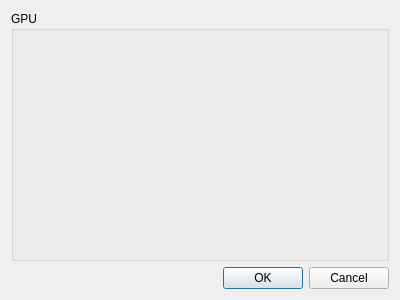
<?xml version="1.0" encoding="UTF-8"?>
<ui version="4.0">
 <class>SelectGPUWindow</class>
 <widget class="QDialog" name="SelectGPUWindow">
  <property name="geometry">
   <rect>
    <x>0</x>
    <y>0</y>
    <width>400</width>
    <height>300</height>
   </rect>
  </property>
  <property name="windowTitle">
   <string>Select GPU</string>
  </property>
  <layout class="QVBoxLayout" name="verticalLayout">
   <item>
    <widget class="QGroupBox" name="groupBox">
     <property name="title">
      <string>GPU</string>
     </property>
    </widget>
   </item>
   <item>
    <widget class="QDialogButtonBox" name="buttonBox">
     <property name="orientation">
      <enum>Qt::Horizontal</enum>
     </property>
     <property name="standardButtons">
      <set>QDialogButtonBox::Cancel|QDialogButtonBox::Ok</set>
     </property>
    </widget>
   </item>
  </layout>
 </widget>
 <resources/>
 <connections>
  <connection>
   <sender>buttonBox</sender>
   <signal>accepted()</signal>
   <receiver>SelectGPUWindow</receiver>
   <slot>accept()</slot>
   <hints>
    <hint type="sourcelabel">
     <x>248</x>
     <y>254</y>
    </hint>
    <hint type="destinationlabel">
     <x>157</x>
     <y>274</y>
    </hint>
   </hints>
  </connection>
  <connection>
   <sender>buttonBox</sender>
   <signal>rejected()</signal>
   <receiver>SelectGPUWindow</receiver>
   <slot>reject()</slot>
   <hints>
    <hint type="sourcelabel">
     <x>316</x>
     <y>260</y>
    </hint>
    <hint type="destinationlabel">
     <x>286</x>
     <y>274</y>
    </hint>
   </hints>
  </connection>
 </connections>
</ui>
